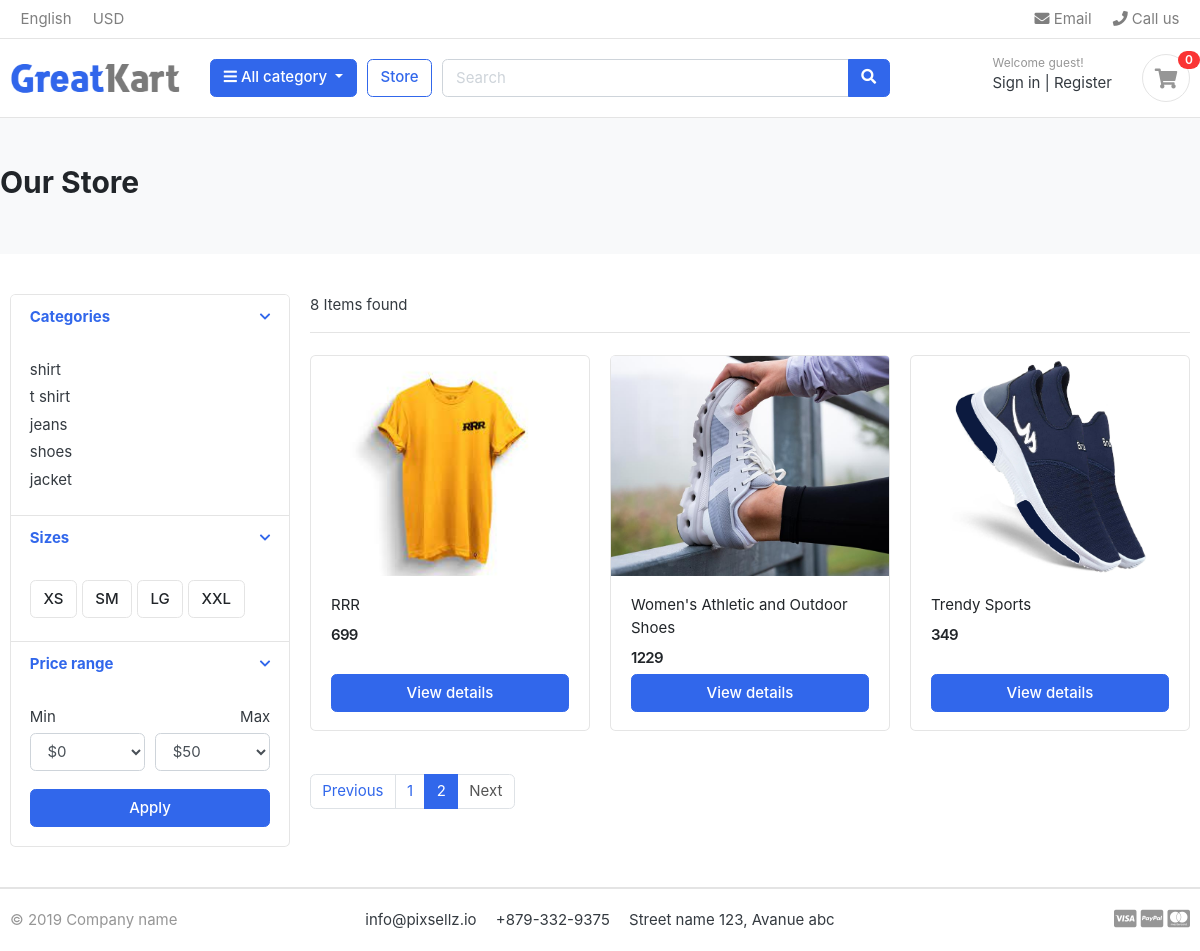
The page /store/?page=2 on the database its author committed.
### Kart/models.py (models this page shows, shortened)
class Category(models.Model):
    category_name=models.CharField(max_length=50,unique=True)
    slug = models.SlugField(max_length=100, unique=True)
    description=models.TextField(max_length=255,blank=True)
    cat_image=models.ImageField(upload_to='photos/categories',blank=True)
    class Meta:
        verbose_name='category'
        verbose_name_plural='categories'
    def get_url(self):
        return reverse('products_by_category', args=[self.slug])

### storeapp/models.py (models this page shows, shortened)
class Product(models.Model):
    product_name= models.CharField(max_length=200, unique=True)
    slug= models.SlugField(max_length=200, unique=True)
    description= models.TextField(max_length=500, blank=True)
    price= models.IntegerField()
    images= models.ImageField(upload_to='photos/products')
    stock= models.IntegerField()
    is_available = models.BooleanField(default=True)
    category = models.ForeignKey(Category, on_delete=models.CASCADE)
    created_date = models.DateTimeField(auto_now_add=True)
    modified_date = models.DateTimeField(auto_now=True)
    def get_url(self):
        return reverse('product_detail', args=[self.category.slug, self.slug])

### storeapp/views.py (the view)
# urls.py: path('store/', include('storeapp.urls')),
def store(request,category_slug=None):
    categories = None
    products = None
    print(category_slug)
    if category_slug != None:
        categories = get_object_or_404(Category, slug=category_slug)
        products = Product.objects.filter(category=categories, is_available=True)
        paginator = Paginator(products, 2)
        page = request.GET.get('page')
        paged_products = paginator.get_page(page)
        product_count = products.count()
    else:
        tax=0
        grand_total=0
        products = Product.objects.all().filter(is_available=True).order_by('id')
        paginator = Paginator(products, 5)
        page = request.GET.get('page')
        paged_products = paginator.get_page(page)
        product_count = products.count()
    context = {
        'products':paged_products,
        'product_count': product_count,
    }
    return render(request, 'store/store.html', context)

### Kart/context_processors.py (called while the page is built)
def menu_links(request):
    links=Category.objects.all()
    return dict(links=links)

### templates/store/store.html (shortened to what this page needs)
{% extends 'base.html' %}
{% load static %}
{% block content %}
<section class="section-pagetop bg">
{% if 'search' in request.path %}
		<h2 class="title-page">Search Result</h2>
	{% else %}
		<h2 class="title-page">Our Store</h2>
	{% endif %}
</section>
<section class="section-content padding-y">
<div class="container">
<div class="row">
	<aside class="col-md-3">
<div class="card">
	<article class="filter-group">
		<header class="card-header">
			<a href="#" data-toggle="collapse" data-target="#collapse_1" aria-expanded="true" class="">
				<i class="icon-control fa fa-chevron-down"></i>
				<h6 class="title">Categories</h6>
			</a>
		</header>
		<div class="filter-content collapse show" id="collapse_1" style="">
			<div class="card-body">
				<ul class="list-menu">
					{% for category in links %}
				<li><a href="{{category.get_url}}">{{category.category_name}}</a></li>
                  {% endfor %}
				</ul>
			</div>
		</div>
	</article>
	<article class="filter-group">
		<header class="card-header">
			<a href="#" data-toggle="collapse" data-target="#collapse_4" aria-expanded="true" class="">
				<i class="icon-control fa fa-chevron-down"></i>
				<h6 class="title">Sizes </h6>
			</a>
		</header>
		<div class="filter-content collapse show" id="collapse_4" style="">
			<div class="card-body">
			  <label class="checkbox-btn">
			    <span class="btn btn-light"> XS </span>
			  </label>
			  <label class="checkbox-btn">
			    <span class="btn btn-light"> SM </span>
			  </label>
			  <label class="checkbox-btn">
			    <span class="btn btn-light"> LG </span>
			  </label>
			  <label class="checkbox-btn">
			    <span class="btn btn-light"> XXL </span>
			  </label>
		</div>
		</div>
	</article>
	<article class="filter-group">
		<header class="card-header">
			<a href="#" data-toggle="collapse" data-target="#collapse_3" aria-expanded="true" class="">
				<i class="icon-control fa fa-chevron-down"></i>
				<h6 class="title">Price range </h6>
			</a>
		</header>
		<div class="filter-content collapse show" id="collapse_3" style="">
			<div class="card-body">
				<div class="form-row">
				<div class="form-group col-md-6">
				  <label>Min</label>
				  	<select class="mr-2 form-control">
						<option value="0">$0</option>
					</select>
				</div>
				<div class="form-group text-right col-md-6">
				  <label>Max</label>
				  	<select class="mr-2 form-control">
						<option value="50">$50</option>
					</select>
				</div>
				</div>
				<button class="btn btn-block btn-primary">Apply</button>
			</div>
		</div>
	</article>
</div>
	</aside>
	<main class="col-md-9">
<header class="border-bottom mb-4 pb-3">
		<div class="form-inline">
			<span class="mr-md-auto">{{product_count}} Items found </span>
		</div>
</header>
<div class="row">
	{% if products %}
    {% for i in products %}
	<div class="col-md-4">
		<figure class="card card-product-grid">
			<div class="img-wrap">
				<a href="{{ product.get_url }}" ><img src="{{ i.images.url }}"></a>
			</div>
			<figcaption class="info-wrap">
				<div class="fix-height">
					<a href="{{ i.get_url }}" class="title">{{i.product_name|safe}}</a>
					<div class="price-wrap mt-2">
						<span class="price">{{i.price}}</span>
					</div>
				</div>
				<a href="{{i.get_url}}" class="btn btn-block btn-primary">View details </a>
			</figcaption>
		</figure>
	</div>
    {% endfor %}
	{% else %}
	<div>
		<h2>there is no result</h2>
	</div>
	{% endif %}
</div>
<nav class="mt-4" aria-label="Page navigation sample">
	{% if products.has_other_pages %}
	  <ul class="pagination">
			{% if products.has_previous %}
	    <li class="page-item"><a class="page-link" href="?page={{products.previous_page_number}}">Previous</a></li>
			{% else %}
			<li class="page-item disabled"><a class="page-link" href="#">Previous</a></li>
			{% endif %}
			{% for i in products.paginator.page_range %}
				{% if products.number == i %}
	    		<li class="page-item active"><a class="page-link" href="#">{{i}}</a></li>
				{% else %}
					<li class="page-item"><a class="page-link" href="?page={{i}}">{{i}}</a></li>
				{% endif %}
	    {% endfor %}
			{% if products.has_next %}
	    	<li class="page-item"><a class="page-link" href="?page={{products.next_page_number}}">Next</a></li>
			{% else %}
				<li class="page-item disabled"><a class="page-link" href="#">Next</a></li>
			{% endif %}
	  </ul>
	{% endif %}
</nav>
	</main>
</div>
</div>
</section>
{% endblock %}

### static/css/ui.css (style rules this page uses)
html { font-family: "Inter", sans-serif; font-size: 15px; }
.img-wrap { text-align: center; display: block; }
.img-wrap img { max-width: 100%; }
.price-wrap { letter-spacing: -0.7px; }
.padding-y { padding-top: 40px; padding-bottom: 40px; }
figure { margin-bottom: 0; }
article:after, .form-group:after { display: block; clear: both; content: ""; }
.bg { background-color: #f8f9fa; }
.title-page { color: #212529; }
.btn-light { background-color: #fff; border-color: #e4e4e4; }
[class*=list-] li:after { visibility: hidden; display: block; content: ""; overflow: hidden; height: 0; clear: both; }
.list-menu { list-style: none; margin: 0; padding-left: 0; }
.list-menu li { margin-bottom: 5px; }
.list-menu a { color: #343a40; }
[class*=card-product] a.title { color: #212529; display: block; }
[class*=card-product] .img-wrap { overflow: hidden; position: relative; }
[class*=card-product] .img-wrap img { height: 100%; max-width: 100%; width: auto; display: inline-block; -o-object-fit: cover; object-fit: cover; }
.card-product-grid { margin-bottom: 20px; }
.card-product-grid .img-wrap { border-radius: 0.2rem 0.2rem 0 0; height: 220px; }
.card-product-grid .info-wrap { overflow: hidden; padding: 18px 20px; }
.card-product-grid .fix-height { height: 80px; overflow: hidden; }
.card .img-wrap { overflow: hidden; }
.price { font-weight: 600; color: #212529; }
.icon-control { margin-top: 5px; float: right; font-size: 80%; }
.card-header .title { margin-bottom: 0; line-height: 1.5; }
.filter-group { border-bottom: 1px solid #e4e4e4; }
.filter-group .card-header { border-bottom: 0; }
.filter-group:last-child { border-bottom: 0; }
.checkbox-btn { position: relative; }
.section-pagetop { padding: 45px 0; }

### rows shown on the page
Category: category_name "shirt"
Category: category_name "t shirt"
Category: category_name "jeans"
Category: category_name "shoes"
Category: category_name "jacket"
Product: images (picture), product_name "RRR", price "699"
Product: images (picture), product_name "Women's Athletic and Outdoor Shoes", price "1229"
Product: images (picture), product_name "Trendy Sports", price "349"

### other values the page prints
{{ product_count }} "8"
{{ i }} "1"
{{ i }} "2"
